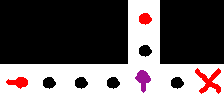

Rendered tile map (Tiled .tmx) drawn with the repository's tilesets; below, a short description and the full map source, tile grids included:
An orthogonal 7x3 tile map with 32x32 px tiles, 1 tile layer (Capa de Patrones 1).

<map version="1.0" orientation="orthogonal" width="7" height="3" tilewidth="32" tileheight="32">
 <tileset firstgid="1" name="editor_tileset" tilewidth="32" tileheight="32">
  <image source="../../Texture/editor_tileset.png" width="384" height="64" />
 </tileset>
 <layer name="Capa de Patrones 1" width="7" height="3">
  <data>
   <tile gid="0" />
   <tile gid="0" />
   <tile gid="0" />
   <tile gid="0" />
   <tile gid="17" />
   <tile gid="0" />
   <tile gid="0" />
   <tile gid="0" />
   <tile gid="0" />
   <tile gid="0" />
   <tile gid="0" />
   <tile gid="5" />
   <tile gid="0" />
   <tile gid="0" />
   <tile gid="14" />
   <tile gid="5" />
   <tile gid="5" />
   <tile gid="5" />
   <tile gid="6" />
   <tile gid="5" />
   <tile gid="18" />
  </data>
 </layer>
</map>